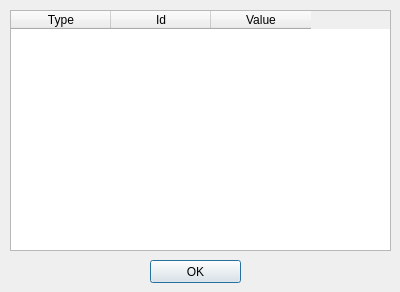
<?xml version="1.0" encoding="UTF-8"?>
<ui version="4.0">
 <class>ShowVarsDialog</class>
 <widget class="QDialog" name="ShowVarsDialog">
  <property name="geometry">
   <rect>
    <x>0</x>
    <y>0</y>
    <width>400</width>
    <height>292</height>
   </rect>
  </property>
  <property name="windowTitle">
   <string>Dialog</string>
  </property>
  <widget class="QPushButton" name="okButton">
   <property name="geometry">
    <rect>
     <x>150</x>
     <y>260</y>
     <width>91</width>
     <height>23</height>
    </rect>
   </property>
   <property name="text">
    <string>OK</string>
   </property>
  </widget>
  <widget class="QTableWidget" name="varsTableWidget">
   <property name="geometry">
    <rect>
     <x>10</x>
     <y>10</y>
     <width>381</width>
     <height>241</height>
    </rect>
   </property>
   <property name="editTriggers">
    <set>QAbstractItemView::NoEditTriggers</set>
   </property>
   <property name="columnCount">
    <number>3</number>
   </property>
   <column>
    <property name="text">
     <string>Type</string>
    </property>
   </column>
   <column>
    <property name="text">
     <string>Id</string>
    </property>
   </column>
   <column>
    <property name="text">
     <string>Value</string>
    </property>
   </column>
  </widget>
 </widget>
 <resources/>
 <connections/>
</ui>
